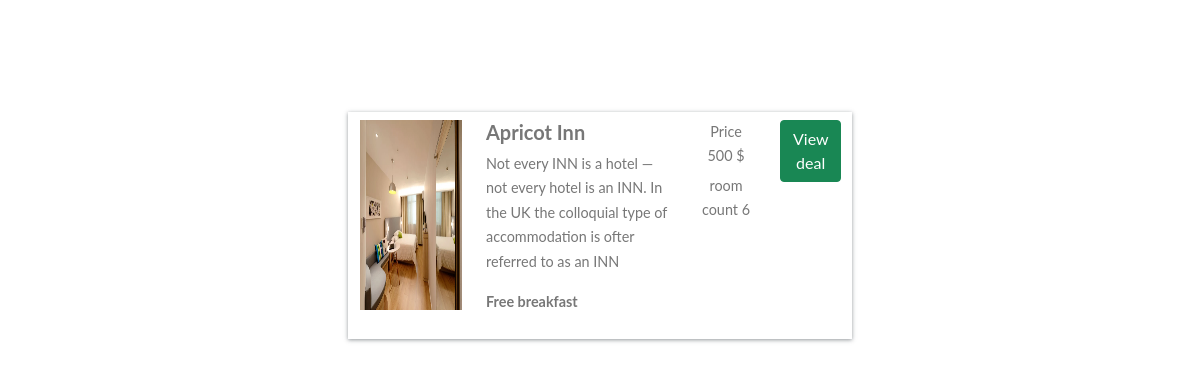
Page /hotel-detail/f53f7764d5dd4abe8d7149f8354fc3e0 on the committed database.
### home/models.py (models this page shows, shortened)
class BaseModel(models.Model):
    uid = models.UUIDField(default=uuid.uuid4, editable=False, primary_key=True)
    created_at = models.DateField(auto_now_add=True)
    updated_at = models.DateField(auto_now_add=True)
    class Meta:
        abstract = True

class Hotel(BaseModel):
    hotel_name = models.CharField(max_length=100)
    hotel_price = models.IntegerField()
    description = models.TextField()
    amenities = models.ManyToManyField(Amenities)
    room_count = models.IntegerField(default=10)

class HotelImages(BaseModel):
    hotel = models.ForeignKey(Hotel , related_name="images" , on_delete = models.CASCADE)
    images = models.ImageField(upload_to="hotel")

class Amenities(BaseModel):
    amenity_name = models.CharField(max_length=100)

### home/views.py (the view)
def hotel_detail(request , uid):
    hotel_obj = Hotel.objects.get(uid = uid)
    return render(request ,'hotel_detail.html' ,{'hotel_obj':hotel_obj} )

### home/templates/hotel_detail.html
{% extends "base.html"%}
{% block start%}
<div class="container-sm mt-5 p-5 w-50">
    <div class="row search-card-result">
        <div class="col-md-3">
            <a href="hotel-detail/{{hotel_obj.uid}}">
                <img class="img-fluid" src="/media/{{hotel_obj.images.first.images}}" alt="Card image cap">
            </a>
        </div>
        <div class="col-md-5">
            <h5>{{hotel_obj.hotel_name}}</h5>
            <p>
                {{hotel_obj.description}}
            </p>
            <p>
                {% for amenity in hotel_obj.amenities.all%}
                <b>{{amenity.amenity_name}}</b>
                {% endfor%}
            </p>
        </div>
        <div class="col-md-2 border-left text-center more-offers">
            <p>
                Price
                {{hotel_obj.hotel_price }} $
            </p>
            <p>
                room count
                {{hotel_obj.room_count }}
            </p>
        </div>
        <div class="col-md-2 border-left text-center more-offers">
            <div class="btn btn-success">View deal </div>
        </div>
    </div>
</div>
{%endblock%}

### home/templates/base.html (style rules this page uses)
body { font-family: "Lato", Arial, sans-serif; font-weight: 400; font-size: 16px; line-height: 1.7; background: #fff; color: #777; }
.search-card-result { box-shadow: 0px 1px 4px rgba(41, 51, 57, 0.5); margin: 1rem 0; padding: 0.5rem 0; background-color: #fff; }
.search-card-result img { height: 190px; }
.search-card-result h5 { font-style: 1.1rem; font-weight: 700; }
.search-card-result p { font-size: 0.9rem; }
.search-card-result .more-offers p { margin-bottom: 0.3rem; }

### rows in the picture
Hotel: images.first.images (picture), hotel_name "Apricot Inn", description "Not every INN is a hotel — not every hotel is an INN. In the UK the colloquial type of accommodation is ofter referred to as an INN", hotel_price "500", room_count "6"
Amenities: amenity_name "Free breakfast"
